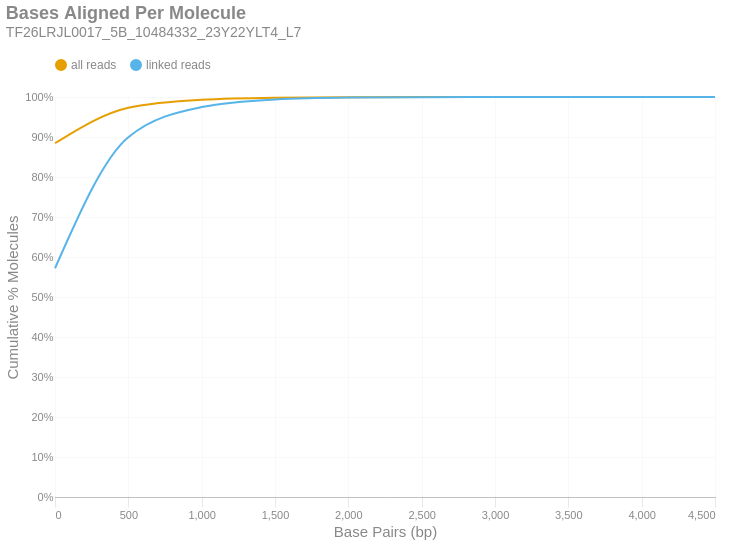

Notebook code for this chart:
### Markdown cell above
### Bases Aligned Per Molecule
This is a cumulative frequency distribution showing the number of base pairs aligned per unique molecule. These data are shown in 500 bp bins. There are two distributions: one with `all reads` (yellow) and another with only `linked reads` (blue). The percent of molecules in the `linked reads` distribution is relative to the total number of linked molecules.

### Code cell
if SKIPLR:
    print_html(f"Skipped")
else:
    binned_df = consolidated_hist(valids['aligned_bp'], mask, 500, True)
    with SafeRender(binned_df):
        (
            density_plot(binned_df, 'Bases Aligned Per Molecule', samplename, 'basesper')
            .encode(
                x=alt.X('bin:Q', title="Base Pairs (bp)").axis(tickMinStep=500).scale(padding=0),
                y=alt.Y('value:Q', title='Cumulative % Molecules')
                    .axis(format='%')
                    .scale(domain = [0,1])
                    .stack(False),
                color=alt.Color("key:N").scale(domain = ["all reads", "linked reads"]),
                tooltip = [
                    alt.Tooltip("key:N", title = "Data Type"),
                    alt.Tooltip("range_label:N", title="Bases Aligned Per Molecule"),
                    alt.Tooltip("value:Q", format = ".2%", title="% Molecules (Cum.)")
                ]
            )
        ).display()

### Figure 1 — Vega-Lite specification as saved in the notebook (floating-point values rounded to 4 significant figures)
{"width": "container", "height": 400, "config": {"title": {"anchor": "start", "dy": -15, "fontSize": 18, "color": "#888888", "subtitleColor": "#888888", "subtitleFontSize": 14}, "arc": {"fill": "#0072B2"}, "axis": {"domainColor": "#888888", "domainWidth": 0.5, "gridWidth": 0.2, "grid": false, "titleFontWeight": 400, "titleFontSize": 15, "labelFontSize": 11, "labelColor": "#888888", "tickColor": "#888888", "tickWidth": 0.2, "titleColor": "#888888"}, "axisBand": {"grid": false}, "axisX": {"grid": true, "tickSize": 10, "domainCap": "round"}, "axisY": {"domain": false, "grid": true, "tickSize": 0, "domainCap": "round"}, "background": "transparent", "header": {"labelFontSize": 15, "labelColor": "#888888", "titleFontSize": 15, "titleFontWeight": 600, "titleColor": "#888888"}, "legend": {"labelFont": "sans-serif", "labelFontSize": 12, "labelColor": "#888888", "symbolSize": 100, "symbolType": "circle", "titleFontSize": 12, "titlePadding": 10, "titleColor": "#888888", "title": null, "orient": "top"}, "range": {"category": ["#E69F00", "#56B4E9", "#009E73", "#F0E442", "#0072B2", "#D55E00", "#CC79A7", "#000000"], "diverging": ["#cfe8f3", "#a2d4ec", "#73bfe2", "#46abdb", "#1696d2", "#12719e"]}, "area": {"fill": "#0072B2", "fillOpacity": 0.7, "line": true, "strokeOpacity": 0.7}, "line": {"color": "#0072B2", "stroke": "#0072B2", "strokeWidth": 2}, "trail": {"color": "#0072B2", "stroke": "#0072B2", "strokeWidth": 0, "size": 1}, "point": {"filled": true, "fillOpacity": 1.0, "size": 95}, "text": {"color": "#888888", "fontSize": 11, "align": "right", "fontWeight": 400, "size": 11}, "bar": {"fill": "#0072B2", "stroke": null}, "view": {"stroke": null, "continuousWidth": 660, "continuousHeight": 400}}, "data": {"name": "data-2e58a592edfd4a9104645b2cc9db4282"}, "mark": {"type": "line", "interpolate": "monotone", "point": {"opacity": 0, "size": 275}}, "encoding": {"color": {"field": "key", "scale": {"domain": ["all reads", "linked reads"]}, "type": "nominal"}, "tooltip": [{"field": "key", "title": "Data Type", "type": "nominal"}, {"field": "range_label", "title": "Bases Aligned Per Molecule", "type": "nominal"}, {"field": "value", "format": ".2%", "title": "% Molecules (Cum.)", "type": "quantitative"}], "x": {"axis": {"tickMinStep": 500}, "field": "bin", "scale": {"padding": 0}, "title": "Base Pairs (bp)", "type": "quantitative"}, "y": {"axis": {"format": "%"}, "field": "value", "scale": {"domain": [0, 1]}, "stack": false, "title": "Cumulative % Molecules", "type": "quantitative"}}, "params": [{"name": "param_c36ac31b6afebe62", "select": {"type": "point", "fields": ["key"]}, "bind": "legend"}], "title": {"text": "Bases Aligned Per Molecule", "subtitle": "TF26LRJL0017_5B_10484332_23Y22YLT4_L7"}, "transform": [{"fold": ["all reads (cumsum)", "linked reads (cumsum)"]}, {"calculate": "replace(datum.key, ' (cumsum)', '')", "as": "key"}, {"filter": {"param": "param_c36ac31b6afebe62"}}], "usermeta": {"embedOptions": {"downloadFileName": "TF26LRJL0017_5B_10484332_23Y22YLT4_L7.basesper"}}, "$schema": "https://vega.github.io/schema/vega-lite/v6.4.1.json", "datasets": {"data-2e58a592edfd4a9104645b2cc9db4282": [{"bin": "0.0", "interval": "0.0-500.0", "all reads": 0.8843, "linked reads": 0.5718, "all reads (cumsum)": 0.8843, "linked reads (cumsum)": 0.5718, "range_label": "0-499"}, {"bin": "500.0", "interval": "500.0-1000.0", "all reads": 0.0889, "linked reads": 0.3277, "all reads (cumsum)": 0.9732, "linked reads (cumsum)": 0.8995, "range_label": "500-999"}, {"bin": "1000.0", "interval": "1000.0-1500.0", "all reads": 0.02012, "linked reads": 0.07535, "all reads (cumsum)": 0.9934, "linked reads (cumsum)": 0.9749, "range_label": "1000-1499"}, {"bin": "1500.0", "interval": "1500.0-2000.0", "all reads": 0.005053, "linked reads": 0.0191, "all reads (cumsum)": 0.9984, "linked reads (cumsum)": 0.994, "range_label": "1500-1999"}, {"bin": "2000.0", "interval": "2000.0-2500.0", "all reads": 0.001249, "linked reads": 0.004754, "all reads (cumsum)": 0.9997, "linked reads (cumsum)": 0.9987, "range_label": "2000-2499"}, {"bin": "2500.0", "interval": "2500.0-3000.0", "all reads": 0.0002545, "linked reads": 0.0009728, "all reads (cumsum)": 0.9999, "linked reads (cumsum)": 0.9997, "range_label": "2500-2999"}, {"bin": "3000.0", "interval": "3000.0-3500.0", "all reads": 6.454e-05, "linked reads": 0.0002467, "all reads (cumsum)": 1.0, "linked reads (cumsum)": 0.9999, "range_label": "3000-3499"}, {"bin": "3500.0", "interval": "3500.0-4000.0", "all reads": 1.339e-05, "linked reads": 5.12e-05, "all reads (cumsum)": 1.0, "linked reads (cumsum)": 1.0, "range_label": "3500-3999"}, {"bin": "4000.0", "interval": "4000.0-4500.0", "all reads": 4.262e-06, "linked reads": 1.629e-05, "all reads (cumsum)": 1.0, "linked reads (cumsum)": 1.0, "range_label": "4000-4499"}, {"bin": "4500.0", "interval": "4500.0-5000.0", "all reads": 1.827e-06, "linked reads": 6.982e-06, "all reads (cumsum)": 1.0, "linked reads (cumsum)": 1.0, "range_label": "4500-4999"}]}}
